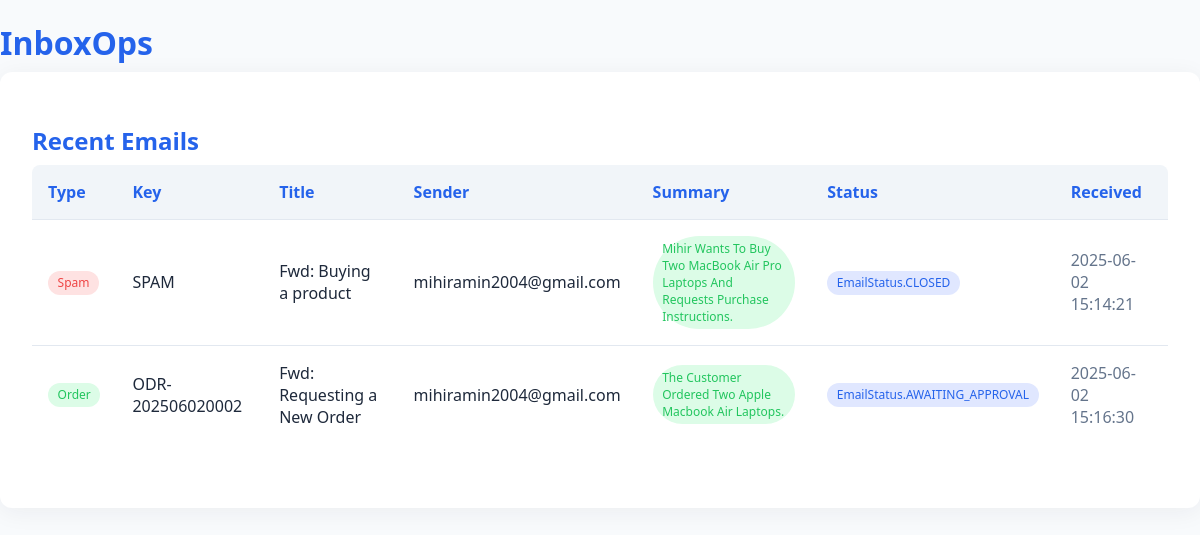
The page / on the database its author committed.
### app/models.py (models this page shows)
class Email(Base):
    __tablename__ = "emails"
    id = Column(Integer, primary_key=True, index=True)
    from_email = Column(String, index=True)
    subject = Column(String, index=True)
    text_body = Column(Text)
    html_body = Column(Text)
    received_at = Column(DateTime(timezone=True), server_default=func.now())
    summary = Column(Text, nullable=True)
    status = Column(String, default="received")
    type = Column(String, default="UNKNOWN")  # can be ORDER, APPROVAL, SPAM
    key = Column(String, unique=True)
    status = Column(String, default=EmailStatus.NEW)

### app/main.py (the view)
@app.get("/", response_class=HTMLResponse)
def home(request: Request, db: Session = Depends(get_db)):
    emails = crud.get_emails(db, limit=20)
    return templates.TemplateResponse("index.html", {"request": request, "emails": emails, "check_email_status": check_email_status})

### templates/index.html (shortened to what this page needs)
<!DOCTYPE html>
<html>
<head>
    <link rel="stylesheet" href="/static/styles.css">
</head>
<body>
    <h1>InboxOps</h1>
    <div class="container">
        <h2>Recent Emails</h2>
        <table class="table">
            <thead>
                <tr>
                    <th>Type</th>
                    <th>Key</th>
                    <th>Title</th>
                    <th>Sender</th>
                    <th>Summary</th>
                    <th>Status</th>
                    <th>Received</th>
                </tr>
            </thead>
                        <tbody>
                {% for email in emails %}
                <tr>
                    <td>
                        {% if email.type == "ORDER" %}
                            <span class="badge badge-success">Order</span>
                        {% elif email.type == "APPROVAL" %}
                            <span class="badge badge-warning">Approval</span>
                        {% else %}
                            <span class="badge badge-danger">Spam</span>
                        {% endif %}
                    </td>
                    <td>{{ email.key }}</td>
                    <td>{{ email.subject }}</td>
                    <td>{{ email.from_email }}</td>
                    <td>
                        {% if email.summary %}
                            <span class="badge badge-success">{{ email.summary }}</span>
                        {% else %}
                            <span class="badge badge-warning">Processing...</span>
                        {% endif %}
                    </td>
                    <td>
                        {% set status = check_email_status(email) %}
                        <span class="badge badge-{{ status.lower() }}">{{ status }}</span>
                    </td>
                    <td class="text-muted">{{ email.received_at }}</td>
                </tr>
                {% endfor %}
            </tbody>
        </table>
    </div>
</body>
</html>

### static/styles.css (style rules this page uses)
body { background: #f8fafc; color: #1e293b; font-family: 'Segoe UI', 'Roboto', Arial, sans-serif; margin: 0; padding: 0; }
h1, h2, h3 { color: #2563eb; margin-bottom: 0.5rem; }
.container { max-width: 95vw; margin: 0 auto; background: #fff; border-radius: 12px; box-shadow: 0 4px 24px rgba(30,41,59,0.06); padding: 2rem; }
.table { width: 100%; border-collapse: collapse; margin-bottom: 2rem; background: #fff; border-radius: 8px; overflow: hidden; }
.table th, .table td { padding: 1rem; border-bottom: 1px solid #e2e8f0; text-align: left; }
.table th { background: #f1f5f9; color: #2563eb; font-weight: 600; }
.table tr:last-child td { border-bottom: none; }
.badge { display: inline-block; padding: 0.3em 0.8em; border-radius: 999px; font-size: 0.95em; font-weight: 500; background: #e0e7ff; color: #2563eb; }
.badge-success { background: #dcfce7; color: #22c55e; }
.badge-danger { background: #fee2e2; color: #ef4444; }
.text-muted { color: #64748b; }
.badge { display: inline-block; padding: 0.3em 0.8em; border-radius: 999px; font-size: 0.85em; font-weight: 500; }
.badge { display: inline-block; padding: 0.3em 0.8em; border-radius: 999px; font-size: 0.75em; font-weight: 500; text-transform: capitalize; }

### rows shown on the page
Email: type "Spam", key "SPAM", subject "Fwd: Buying a product", from_email "mihiramin2004@gmail.com", summary "Mihir Wants To Buy Two MacBook Air Pro Laptops And Requests Purchase Instructions.", status "EmailStatus.CLOSED", received_at "2025-06-02 15:14:21"
Email: type "Order", key "ODR-202506020002", subject "Fwd: Requesting a New Order", from_email "mihiramin2004@gmail.com", summary "The Customer Ordered Two Apple Macbook Air Laptops.", status "EmailStatus.AWAITING_APPROVAL", received_at "2025-06-02 15:16:30"
